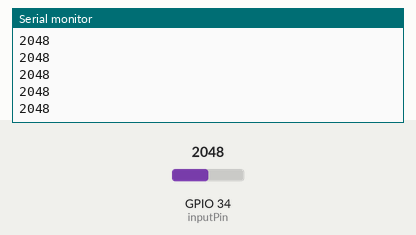
The sketch below on a simulated ESP32. Shown: the last lines printed to the serial monitor. The test bench sets the inputs (shaded band); at power-on: GPIO 34 (inputPin) = 2048.

Above: at 1.2 s.
1.3 s: GPIO 34 (inputPin) set to 2866
At 1.31 s:
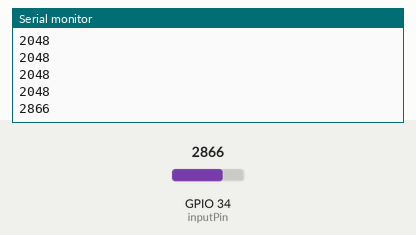
2.8 s: GPIO 34 (inputPin) set to 3603
At 2.81 s:
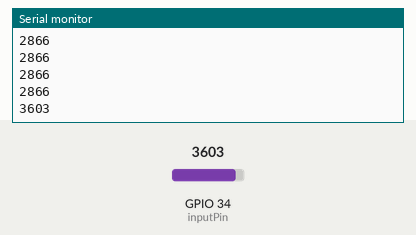
Timing chart, 0 to 5.8 s (numbered marks = the images above; inputs shaded):
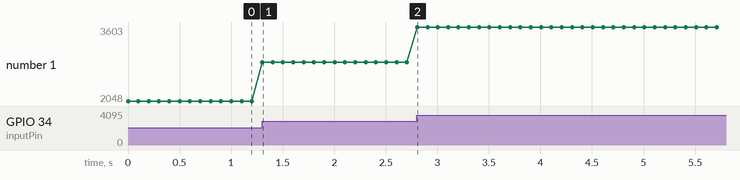

Measured:
- after the input at 1.3 s, the serial monitor: prints a new line at once (image 1)
- after the input at 2.8 s, the serial monitor: prints a new line at once (image 2)
- plotted number 1: 2048 → 2866 after the input at 1.3 s, 2866 → 3603 after the input at 2.8 s

The sketch:

moistureTest.ino
```cpp
const int inputPin = 34;

void setup() {
  Serial.begin(9600);
}

void loop() {
  Serial.println(analogRead(inputPin));
  delay(100);
}
```
